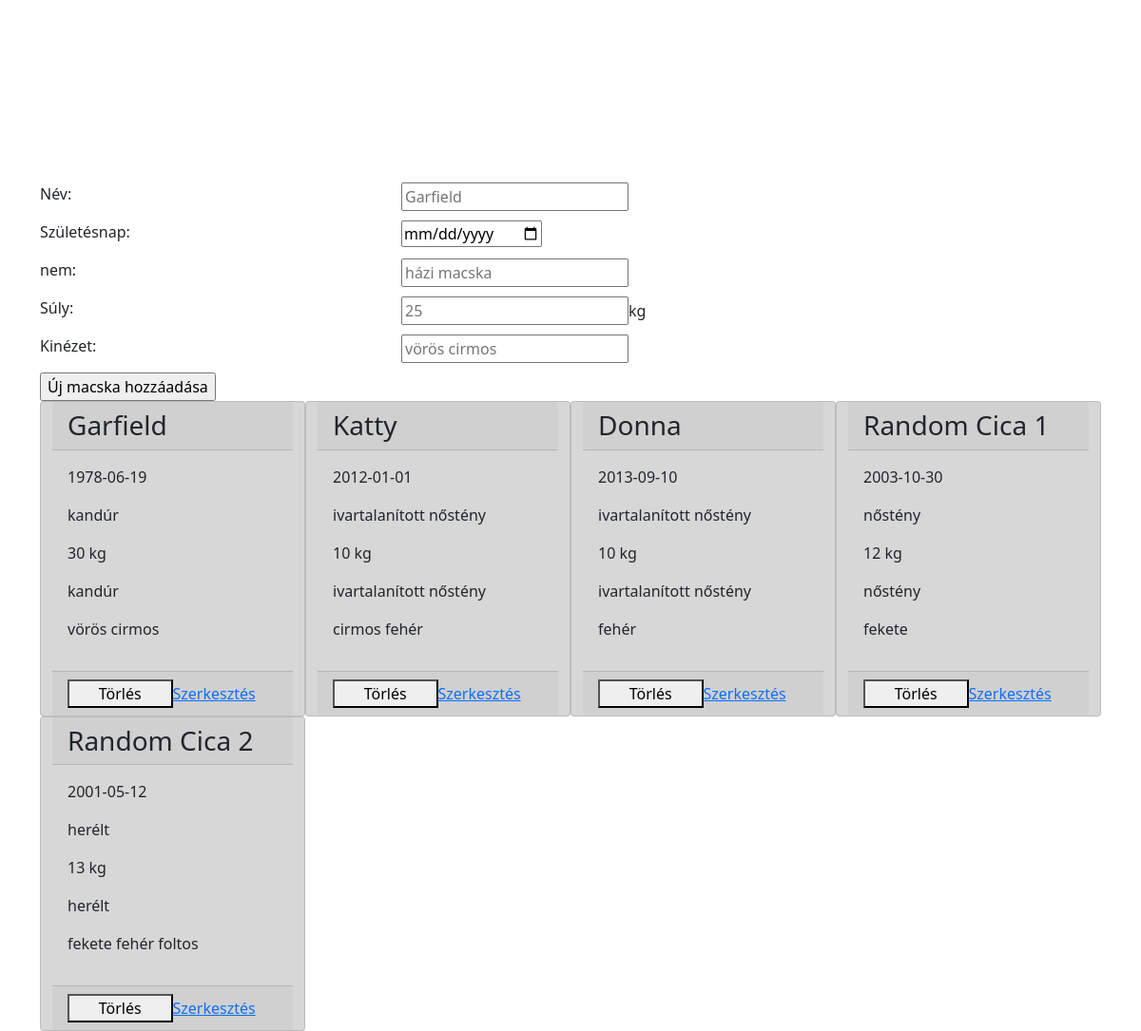
The page / on the database its author committed.
### tables this page shows
CREATE TABLE `macska` (
  `id` int(11) NOT NULL,
  `nev` varchar(30) NOT NULL,
  `szuletesi_nap` date NOT NULL,
  `suly` int(3) NOT NULL,
  `nem` varchar(30) NOT NULL,
  `kinezet` varchar(30) NOT NULL
);

### Macskak.php (called while the page is built, shortened)
<?php
class Macskak{
    private $id;
    private $nev;
    private $szuletesi_nap;
    private $suly;
    private $nem;
    private $kinezet;
    public function __construct(string $nev, DateTime $szuletesi_nap, float $suly, string $nem, string $kinezet){
        $this->nev = $nev;
        $this->szuletesi_nap = $szuletesi_nap;
        $this->suly = $suly;
        $this->nem = $nem;
        $this->kinezet = $kinezet;
    }
    public function getId() : ?int {
        return $this->id;
    }
    public function getNev() : string {
        return $this->nev;
    }
    public function getSzuletesi_nap() : DateTime {
        return $this->szuletesi_nap;
    }
    public function getSuly() : int {
        return $this->suly;
    }
    public function getNem() : string {
        return $this->nem;
    }
    public function getKinezet() : string {
        return $this->kinezet;
    }
    public static function osszes() : array {
        global $db;
        $m = $db->query("SELECT * FROM macska ORDER BY id ASC")
                ->fetchAll();
        $eredmeny = [];
        foreach ($m as $elem) {
            $macska = new Macskak($elem['nev'],
                    new DateTime($elem['szuletesi_nap']),
                             $elem['suly'],
                             $elem['nem'],
                             $elem['kinezet']);
            $macska->id = $elem['id'];
            $eredmeny[] = $macska;
        }
        return $eredmeny;
    }
}

### index.php (the view, shortened to what this page needs)
<?php
require_once 'db.php';
require_once 'Macskak.php';
function visszatolt($szoveg){
    echo htmlspecialchars($szoveg, ENT_QUOTES);
}
$nevMezo= '';
$szuletesi_napMezo= '';
$sulyMezo= '';
$nemMezo= '';
$kinezetMezo= '';
$macskak = Macskak::osszes();
?><!DOCTYPE html>
<html>
    <head>
        <link href="https://cdn.jsdelivr.net/npm/bootstrap@5.1.1/dist/css/bootstrap.min.css" rel="stylesheet">
        <link rel='stylesheet' type='text/css' media='screen' href='main.css'>
    </head>
    <body>
    <div class=" p-5  text-white text-center">
        <h1>Macskák</h1>
        <p>Új macskák megadása</p>
    </div>
    <div class="container-fluid">
        <div class='container'>
            <form method="POST">
                <div class="row">
                    <p class="col-4">Név:</p>
                    <div class="col-8"><input type="text"  name="nev" placeholder="Garfield" value='<?php visszatolt($nevMezo) ?>'></input></div>
                </div>
                <div class="row">
                    <p class="col-4">Születésnap:</p>
                    <div class="col-8"><input type="date" name="szuletesi_nap"  value='<?php visszatolt($szuletesi_napMezo) ?>'></input></div>
                </div>
                <div class="row">
                    <p class="col-4">nem:</p>
                    <div class="col-8"><input type="text" name="nem" placeholder="házi macska" value='<?php visszatolt($nemMezo) ?>'></input></div>
                </div>
                <div class="row">
                    <p class="col-4">Súly:</p>
                    <div class="col-8"><input type="number" step=any name="suly" placeholder="25" value='<?php visszatolt($sulyMezo) ?>'></input>kg</div>
                </div>
                <div class="row">
                    <p class="col-4">Kinézet:</p>
                    <div class="col-8"><input type="text" name="kinezet" placeholder="vörös cirmos" value='<?php visszatolt($kinezetMezo) ?>'></input></div>
                </div>
                <div class="row">
                    <div class="col-12 "><input class="hozzaad" type="submit" value="Új macska hozzáadása"></div>
                </div>
            </form>
    </div>
    </div >
    <div class="container">
        <div class="row anyad">
            <?php
                foreach ($macskak as $macska) {
                    echo "<div class='card col-lg-3 col-4 col-md-6 col-sm-12' >";
                        echo "<h3 class='card-header '>";
                        echo $macska->getNev();
                        echo "</h3>";
                        echo "<div class='card-body'>";
                            echo "<p>" . $macska->getSzuletesi_nap()->format('Y-m-d') . "</p>";
                            echo "<p>" . $macska->getnem(). "</p>";
                            echo "<p>" . $macska->getSuly(). " kg</p>";
                            echo "<p>" . $macska->getNem(). "</p>";
                            echo "<p>" . $macska->getKinezet() . "</p>";
                        echo "</div>";
                        echo "<form method='POST'>";
                            echo "<div class='card-footer '>";
                                echo "<button class='gombform col-6' type='submit'>Törlés</button>";
                                echo "<a class='linkform col-6' href='szerkeztes.php?id=" . $macska->getId() . "'>Szerkesztés</a>";
                            echo "</div>";
                        echo "</form>";
                    echo "</div>";
                }
            ?>
        </div>
    </div >
    </body>
</html>

### main.css (style rules this page uses)
.anyad { margin: auto; }
body { background-image: url("pexels-monstera-5635098.jpg"); background-size: cover; background-position: center; }
.card { background-color: rgba(211, 211, 211, 0.9); }

### rows shown on the page
macska: nev "Garfield", format "1978-06-19", nem "kandúr", suly "30", kinezet "vörös cirmos"
macska: nev "Katty", format "2012-01-01", nem "ivartalanított nőstény", suly "10", kinezet "cirmos fehér"
macska: nev "Donna", format "2013-09-10", nem "ivartalanított nőstény", suly "10", kinezet "fehér"
macska: nev "Random Cica 1", format "2003-10-30", nem "nőstény", suly "12", kinezet "fekete"
macska: nev "Random Cica 2", format "2001-05-12", nem "herélt", suly "13", kinezet "fekete fehér foltos"
